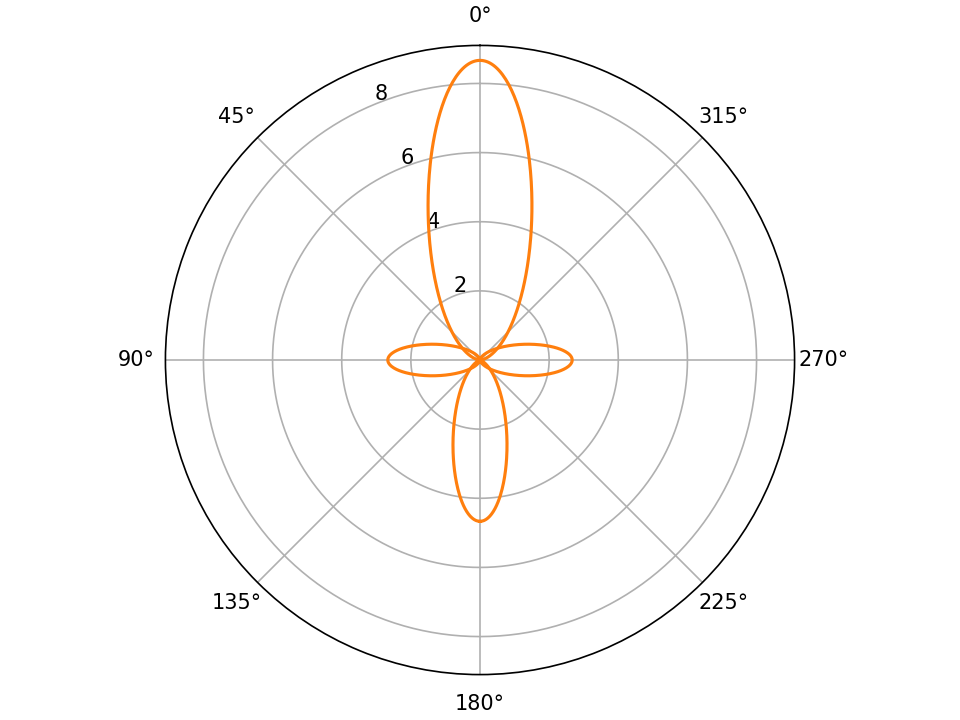

Generate this figure with Python:
#!/usr/bin/env python3
# -*- coding: utf-8 -*-
"""
Created on Sat Feb 29 11:08:44 2020

@author: Matthieu LEROY

https://github.com/Thinkpol
"""

import matplotlib.pyplot as plt
import numpy as np

def asym_lemniscate(T, a, b, c=1):
    '''
    T: float
        Angle between -pi and pi.
    a: flaot
        Amplitude.
    b: float
        Asymetric paramter.
    c: float
        Squish parameter.
    '''
    x = a*(np.cos(T)+b)*np.cos(T) / (c+np.sin(T)**2)
    y = a*(np.cos(T)+b)*np.cos(T)*np.sin(T) / (1+np.sin(T)**2)
    return np.sqrt(x**2 + y**2)


T = np.linspace(-np.pi, np.pi, 1000)

fig = plt.figure()

ax = plt.subplot(1, 1, 1, projection="polar")
ax.plot(T, asym_lemniscate(T, 1, 0.3, 0.15), color='tab:orange')
ax.plot(T, asym_lemniscate(T-np.pi/2, 0.4, 0, 0.15), color='tab:orange')
ax.set_theta_offset(np.pi/2)

fig.savefig('/Users/Matthieu/Polar_shotgun_pattern.png', dpi=72)

